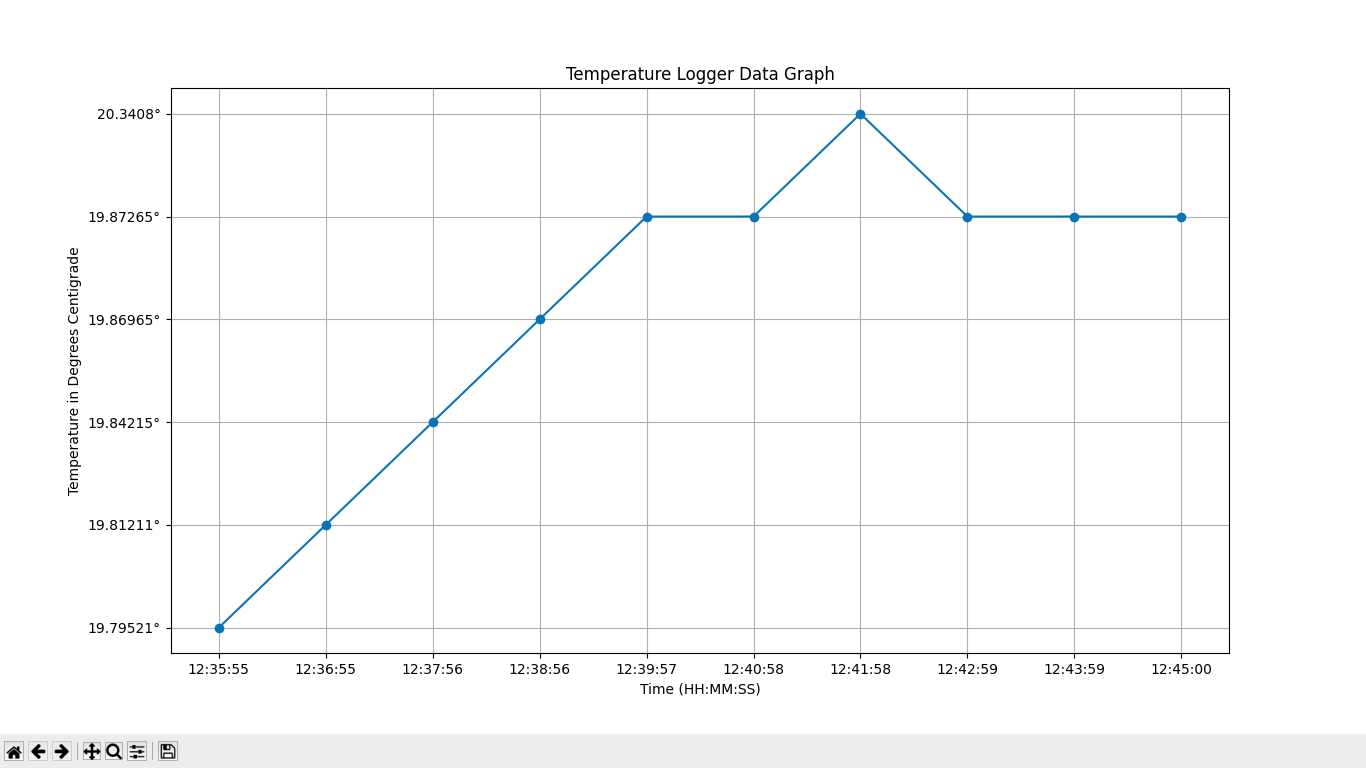

Source code (Python):
# Designed and Developed by Franz Ayestaran - http://franz.ayestaran.co.uk

# You may use this code in your own projects and upon doing so, you the programmer are solely
# responsible for determining it's worthiness for any given application or task. Here clearly
# states that the code is for learning purposes only and is not guaranteed to conform to any
# programming style, standard, or be an adequate answer for any given problem.

import matplotlib.pyplot as plt

# Open File
file = open("TemperatureGraph.csv", "r")

# Transforms CSV file data into arrays xAxis and yAxis that are required for graph plotting
xAxis = []; yAxis = []; index = 0

for data in file:
    data = data.replace("\n", "")
    data = data.split(",")
    
    temperature = data[0] + chr(176) #Add the degrees symbol to the retrieved data 
    datetime = data[4]
    
    #Filter out the CSV header names
    if temperature != "temperature" + chr(176):
    
        #Extract only the time (HH:MM:SS) for the x axis labels
        datetime = datetime[11:19]
    
        xAxis.append(datetime)
        yAxis.append(temperature)
    
    index = index + 1
    
file.close()

plt.plot(xAxis,yAxis, '-o')
plt.title('Temperature Logger Data Graph')
plt.xlabel('Time (HH:MM:SS)')
plt.ylabel('Temperature in Degrees Centigrade')
plt.grid()
plt.show()
